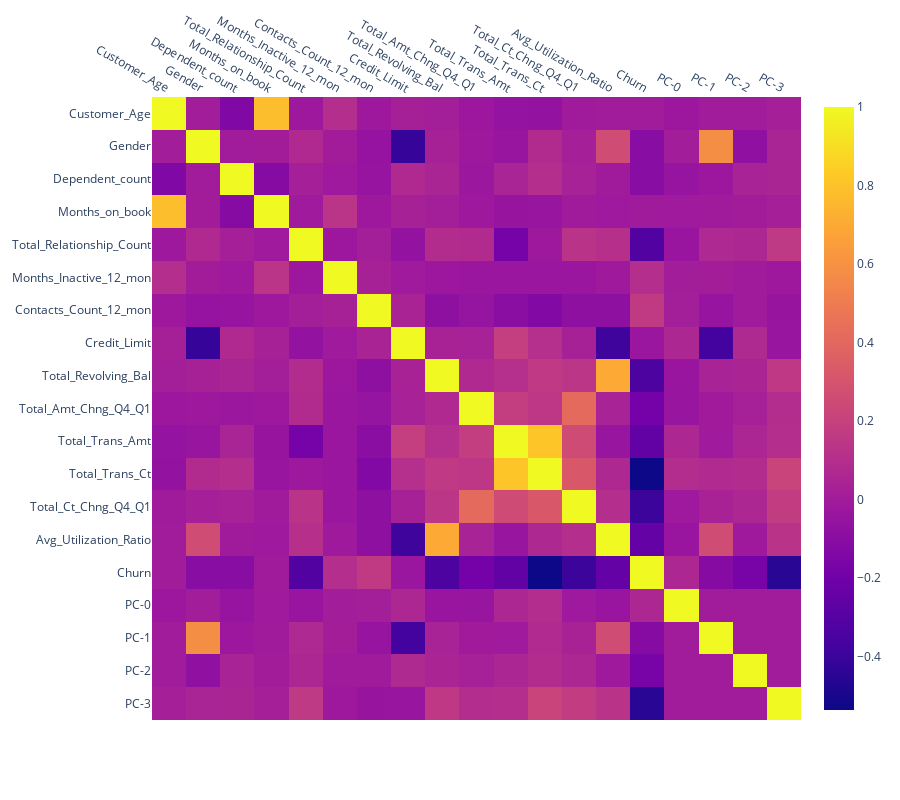

Notebook code cell kept with this figure:
### Code cell
corr3 = upsampled_with_pc.corr()

fig = px.imshow(corr3, text_auto=False, aspect="auto", height=800)

fig.update_traces(hovertemplate='Correlation: %{z:.2f}')

fig.update_layout(xaxis_side="top")

fig.show()

### Figure 1 — Plotly figure (JSON) as saved in the notebook; plotly's stock layout.template omitted (floating-point values rounded to 4 significant figures; data arrays with more than 128 entries replaced by an {"elided": "..."} marker saying what was removed)
{"data": [{"coloraxis": "coloraxis", "hovertemplate": "Correlation: %{z:.2f}", "name": "0", "type": "heatmap", "x": ["Customer_Age", "Gender", "Dependent_count", "Months_on_book", "Total_Relationship_Count", "Months_Inactive_12_mon", "Contacts_Count_12_mon", "Credit_Limit", "Total_Revolving_Bal", "Total_Amt_Chng_Q4_Q1", "Total_Trans_Amt", "Total_Trans_Ct", "Total_Ct_Chng_Q4_Q1", "Avg_Utilization_Ratio", "Churn", "PC-0", "PC-1", "PC-2", "PC-3"], "xaxis": "x", "y": ["Customer_Age", "Gender", "Dependent_count", "Months_on_book", "Total_Relationship_Count", "Months_Inactive_12_mon", "Contacts_Count_12_mon", "Credit_Limit", "Total_Revolving_Bal", "Total_Amt_Chng_Q4_Q1", "Total_Trans_Amt", "Total_Trans_Ct", "Total_Ct_Chng_Q4_Q1", "Avg_Utilization_Ratio", "Churn", "PC-0", "PC-1", "PC-2", "PC-3"], "yaxis": "y", "z": {"elided": "19x19 float values"}}], "layout": {"coloraxis": {"colorscale": [[0, "#0d0887"], [0.1111, "#46039f"], [0.2222, "#7201a8"], [0.3333, "#9c179e"], [0.4444, "#bd3786"], [0.5556, "#d8576b"], [0.6667, "#ed7953"], [0.7778, "#fb9f3a"], [0.8889, "#fdca26"], [1, "#f0f921"]]}, "height": 800, "margin": {"t": 60}, "xaxis": {"anchor": "y", "domain": [0, 1], "side": "top"}, "yaxis": {"anchor": "x", "autorange": "reversed", "domain": [0, 1]}}}
